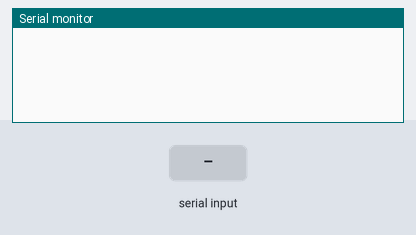
Simulated run of this sketch. Board: ESP32. Shown: the last lines printed to the serial monitor. The inputs (shaded band) are chosen by the test bench.

Above: at 1.2 s.
1.3 s: "90,45,200\n" received over Serial
At 1.7 s:
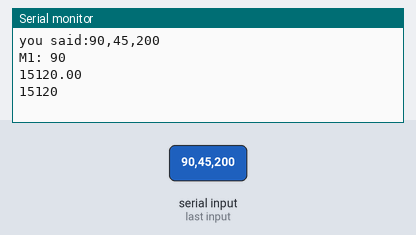
2.8 s: "90,45\n" received over Serial
At 3.9 s:
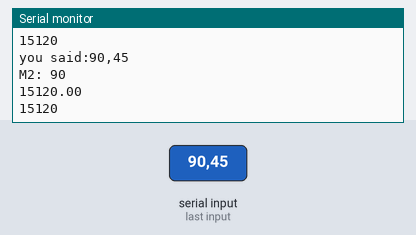
4.3 s: "30,150,10\n" received over Serial
At 5.2 s:
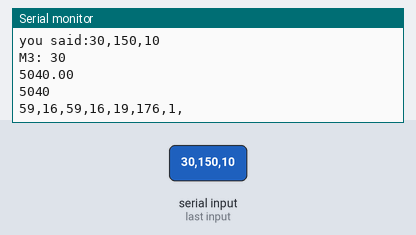
5.8 s: "30,150\n" received over Serial
At 6.2 s:
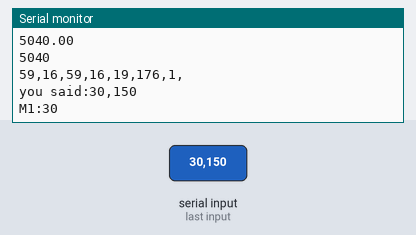
7.3 s: "90,45,200,10\n" received over Serial
At 8.5 s:
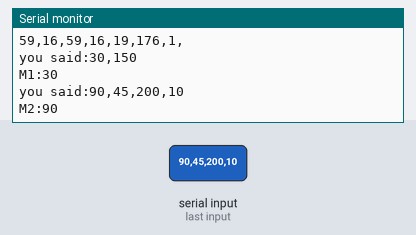
8.8 s: "1\n" received over Serial
At 9.5 s:
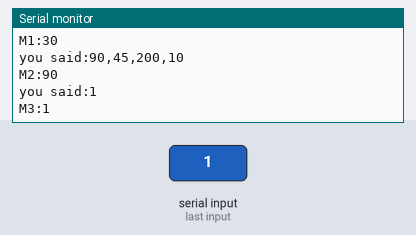

The sketch:

espnow_comm_server_python-plug.ino
```cpp
#include <esp_now.h>
#include <WiFi.h>
#include <Wire.h> //include Wire.h library

// REPLACE WITH YOUR RECEIVER MAC Address
uint8_t broadcastAddress[] = {0xA8, 0x03, 0x2A, 0x6B, 0x70, 0xD8}; //RED/BLACK ROBOT
//uint8_t broadcastAddress[] = {0x84, 0x0D, 0x8E, 0xE6, 0x7C, 0x98}; //BLUE/BLACK ROBOT


// Structure example to send data
// Must match the receiver structure
typedef struct test_struct {
  // two strings for restoring data from A and B 两个字符串分别用于存储A、B两端传来的数据:
  int M1 = 0;
  int M2 = 0;
  int M3 = 0;
  int dataArray[7] = {0,0,0,0,0,0,1};
} test_struct;

String data_cache = "";

String device_B_String="";

double no_of_max_turn = 8;
double gear_ratio = 150;
double length1 = 0;// length1~3:0~100
double length2 = 0;
double length3 = 0;
double encoder_ticks_per_rev = 14;
int flag = 1;


// Create a struct_message called myData
test_struct test;

// callback when data is sent
void OnDataSent(const uint8_t *mac_addr, esp_now_send_status_t status) {
}

void setup() {
  // serial initializing:
  Serial.begin(115200);
  // WIre communication begin
  Wire.begin();

  // Set device as a Wi-Fi Station
  WiFi.mode(WIFI_STA);

  // Init ESP-NOW
  if (esp_now_init() != ESP_OK) {
    Serial.println("Error initializing ESP-NOW");
    return;
  }

  // Once ESPNow is successfully Init, we will register for Send CB to
  // get the status of Trasnmitted packet
  esp_now_register_send_cb(OnDataSent);

  // Register peer
  esp_now_peer_info_t peerInfo;
  memcpy(peerInfo.peer_addr, broadcastAddress, 6);
  peerInfo.channel = 0;
  peerInfo.encrypt = false;

  // Add peer
  if (esp_now_add_peer(&peerInfo) != ESP_OK){
    Serial.println("Failed to add peer");
    return;
  }
}


void loop() {
  byte error, address = 10; //variable for error and I2C address

  // 读取从计算机传入的数据，并通过serial1发送个设备B:
  if(Serial.available()>0)
  {
    if(Serial.peek()!='\n')   //在没接收到回车换行的条件下
    {
      device_B_String+=(char)Serial.read();   //输入整数
      data_cache = device_B_String;   //输入整数
    }
    else
    {  //这段代码实现从缓冲区读取数据，并将数据发送到计算机显示和软串口发送；
      Serial.read();
      Serial.print("you said:");
      Serial.println(device_B_String);

      int i = device_B_String.toInt();
      double temp = i;
      temp = no_of_max_turn * temp * encoder_ticks_per_rev * gear_ratio/100.0;
      device_B_String = "";

      if(flag == 1)
      {
        test.dataArray[0] = (int)temp >> 8;
        test.dataArray[1] = (int)temp & 255;
        Serial.print("M1: ");
        Serial.println(i);
        Serial.println(temp);
        Serial.println((int)temp);
        flag = 2;
      }
      else if(flag == 2)
      {
        test.dataArray[2] = (int)temp >> 8;
        test.dataArray[3] = (int)temp & 255;
        Serial.print("M2: ");
        Serial.println(i);
        Serial.println(temp);
        Serial.println((int)temp);
        flag = 3;
      }
      else if(flag == 3)
      {
        test.dataArray[4] = (int)temp >> 8;
        test.dataArray[5] = (int)temp & 255;
        Serial.print("M3: ");
        Serial.println(i);
        Serial.println(temp);
        Serial.println((int)temp);
        flag = 4;
        for(int j = 0; j < 7; j++)
        {
          Serial.print(test.dataArray[j]);
          Serial.print(",");
        }
        Serial.print("\n");
      }
      else if(flag == 4)
      {
        Serial.read();
        test.M1 = data_cache.toInt();
        Serial.print("M1:");
        Serial.println(test.M1);
        flag = 5;
        data_cache = "";
      }
      else if(flag == 5)
      {
        Serial.read();
        test.M2 = data_cache.toInt();
        Serial.print("M2:");
        Serial.println(test.M2);
        flag = 6;
        data_cache = "";
      }
      else if(flag == 6)
      {
        Serial.read();
        test.M3 = data_cache.toInt();
        Serial.print("M3:");
        Serial.println(test.M3);
        flag = 1;
        data_cache = "";
        esp_err_t result = esp_now_send(0, (uint8_t *) &test, sizeof(test_struct));
        test.M1 = 0;
        test.M2 = 0;
        test.M3 = 0;
      }

      delay(1000); // wait 5 seconds for the next I2C scan

    }
  }
}
```

Measured:
- after the input at 1.3 s, the serial monitor: prints a new line at once (image 1)
- after the input at 2.8 s, the serial monitor: prints a new line at once (image 2)
- after the input at 4.3 s, the serial monitor: prints a new line at once (image 3)
- after the input at 5.8 s, the serial monitor: prints a new line at once (image 4)
- after the input at 7.3 s, the serial monitor: prints a new line at once (image 5)
- after the input at 8.8 s, the serial monitor: prints a new line at once (image 6)
